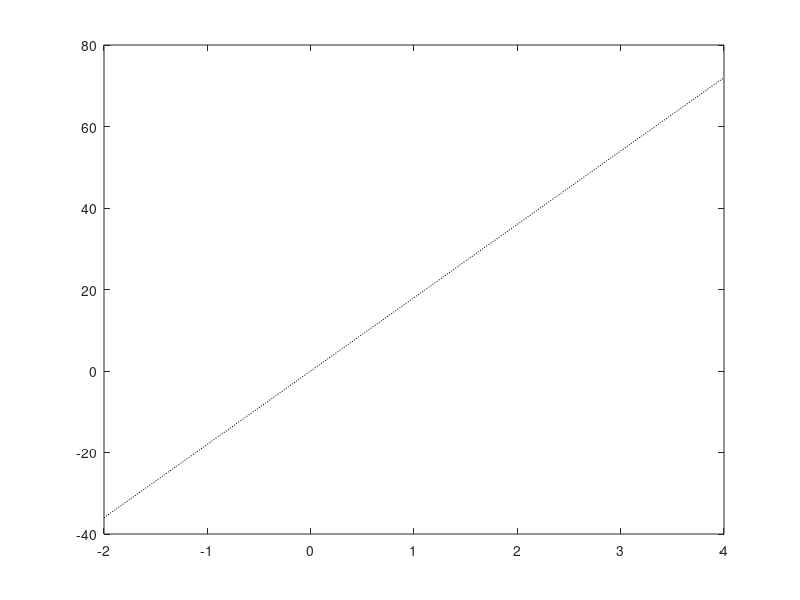

MATLAB code to generate this figure:
clear
clc
close all

x = [-2:0.01:4]; y = 3*x.^3-26*x+6;
yd = 9*x.^2 - 26; ydd = 18*x;
plot(x,y,'-b') 
grid on
plot(x,yd,'--r') % Without hold on, plot(x,y,'-b') disappears.
plot(x,ydd,':k')
hold off
